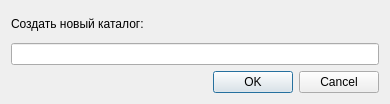
<?xml version="1.0" encoding="UTF-8"?>
<ui version="4.0">
 <class>FileSystemDirCreateDialog</class>
 <widget class="QDialog" name="FileSystemDirCreateDialog">
  <property name="geometry">
   <rect>
    <x>0</x>
    <y>0</y>
    <width>390</width>
    <height>104</height>
   </rect>
  </property>
  <property name="windowTitle">
   <string>Dialog</string>
  </property>
  <layout class="QVBoxLayout" name="verticalLayout">
   <item>
    <widget class="QLabel" name="label">
     <property name="text">
      <string>Создать новый каталог:</string>
     </property>
    </widget>
   </item>
   <item>
    <widget class="QLineEdit" name="lineEditDirName"/>
   </item>
   <item>
    <widget class="QDialogButtonBox" name="buttonBox">
     <property name="orientation">
      <enum>Qt::Horizontal</enum>
     </property>
     <property name="standardButtons">
      <set>QDialogButtonBox::Cancel|QDialogButtonBox::Ok</set>
     </property>
    </widget>
   </item>
  </layout>
 </widget>
 <resources/>
 <connections>
  <connection>
   <sender>buttonBox</sender>
   <signal>accepted()</signal>
   <receiver>FileSystemDirCreateDialog</receiver>
   <slot>accept()</slot>
   <hints>
    <hint type="sourcelabel">
     <x>248</x>
     <y>254</y>
    </hint>
    <hint type="destinationlabel">
     <x>157</x>
     <y>274</y>
    </hint>
   </hints>
  </connection>
  <connection>
   <sender>buttonBox</sender>
   <signal>rejected()</signal>
   <receiver>FileSystemDirCreateDialog</receiver>
   <slot>reject()</slot>
   <hints>
    <hint type="sourcelabel">
     <x>316</x>
     <y>260</y>
    </hint>
    <hint type="destinationlabel">
     <x>286</x>
     <y>274</y>
    </hint>
   </hints>
  </connection>
 </connections>
</ui>
